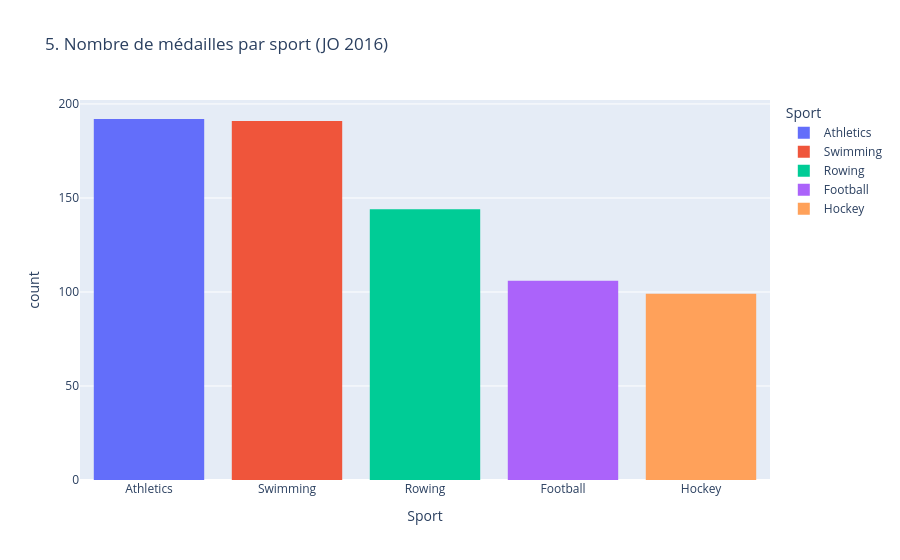
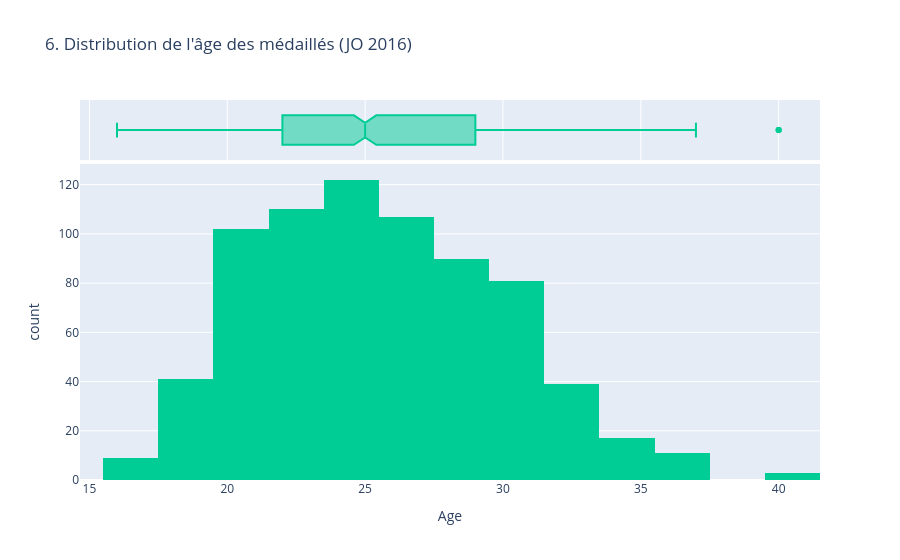
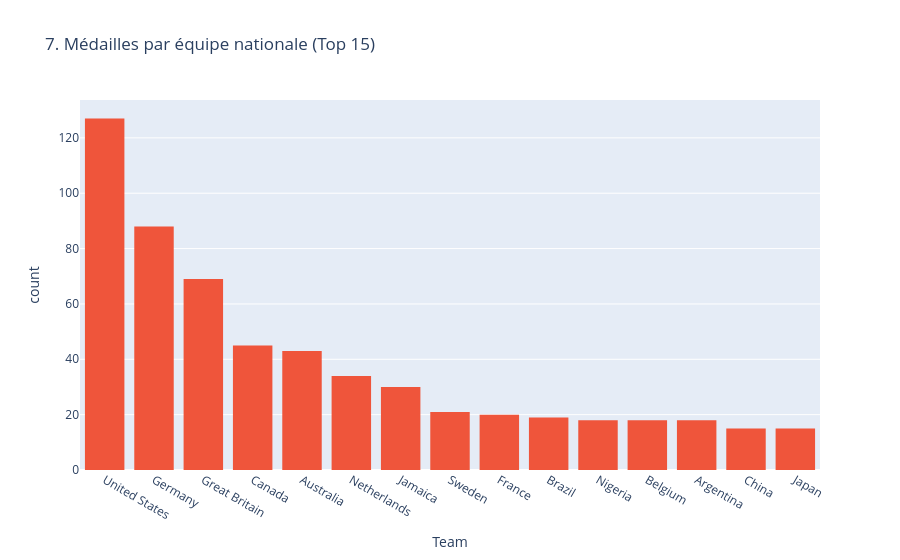
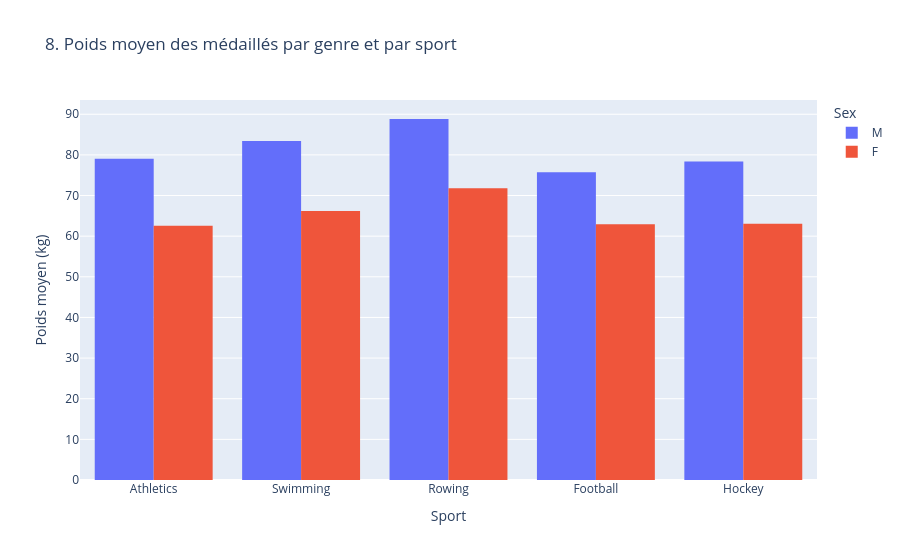

Notebook code for these charts, in order:
### Markdown cell above
# Activity 2: Analyzing Different Scenarios and Generating the Appropriate Visualization

We'll be working with the 120 years of Olympic History dataset acquired by Randi Griffin from https://www.sports-reference.com/ and made available on the GitHub repository of this book. Your assignment is to identify the top five sports based on the largest number of medals awarded in the year 2016, and then perform the following analysis:

1.  Generate a plot indicating the number of medals awarded in each of the top five sports in 2016.
2.  Plot a graph depicting the distribution of the age of medal winners in the top five sports in 2016.
3.  Find out which national teams won the largest number of medals in the top five sports in 2016.
4.  Observe the trend in the average weight of male and female athletes winning in the top five sports in 2016.

## High-Level Steps

1.  Download the dataset and format it as a pandas DataFrame.
2.  Filter the DataFrame to only include the rows corresponding to medal winners from 2016.
3.  Find out the medals awarded in 2016 for each sport.
4.  List the top five sports based on the largest number of medals awarded. Filter the DataFrame one more time to only include the records for the top five sports in 2016.
5.  Generate a bar plot of record counts corresponding to each of the top five sports.
6.  Generate a histogram for the Age feature of all medal winners in the top five sports (2016).
7.  Generate a bar plot indicating how many medals were won by each country's team in the top five sports in 2016.
8.  Generate a bar plot indicating the average weight of players, categorized based on gender, winning in the top five sports in 2016.

### Code cell
import pandas as pd
import plotly.express as px

# ---------------------------------------------------------------------------------
# 1. Chargement des données
# ---------------------------------------------------------------------------------
url = "https://raw.githubusercontent.com/rgriff23/Olympic_history/master/data/athlete_events.csv"
df_raw = pd.read_csv(url)

# ---------------------------------------------------------------------------------
# 2, 3 & 4. Préparation des données (Chaînage de méthodes)
# ---------------------------------------------------------------------------------
# On filtre pour 2016, on garde les médaillés, et on identifie les 5 sports phares
df_2016_medals = df_raw.dropna(subset=['Medal']).query("Year == 2016")
top_5_sports = df_2016_medals['Sport'].value_counts().nlargest(5).index.tolist()

# On crée notre DataFrame final restreint aux 5 sports
df_top5 = df_2016_medals.query("Sport in @top_5_sports")

print("Les 5 sports analysés :", top_5_sports)

# ---------------------------------------------------------------------------------
# 5. Graphique interactif : Nombre de médailles par sport
# ---------------------------------------------------------------------------------
# Plotly Express (px) fait le comptage automatiquement avec un histogramme
fig1 = px.histogram(
    df_top5, 
    x='Sport', 
    color='Sport',
    title='5. Nombre de médailles par sport (JO 2016)',
    category_orders={"Sport": top_5_sports} # Trie du plus grand au plus petit
)
fig1.show()

# ---------------------------------------------------------------------------------
# 6. Graphique interactif : Distribution de l'âge avec boîte à moustaches
# ---------------------------------------------------------------------------------
fig2 = px.histogram(
    df_top5, 
    x='Age', 
    nbins=15, 
    marginal='box', # Ajoute une boîte à moustaches au-dessus pour voir la médiane !
    title='6. Distribution de l\'âge des médaillés (JO 2016)',
    color_discrete_sequence=['#00CC96']
)
fig2.show()

# ---------------------------------------------------------------------------------
# 7. Graphique interactif : Médailles par équipe (Top 15)
# ---------------------------------------------------------------------------------
# On isole le top 15 pour que le graphique reste lisible
top_15_teams = df_top5['Team'].value_counts().nlargest(15).index.tolist()
df_top15_teams = df_top5.query("Team in @top_15_teams")

fig3 = px.histogram(
    df_top15_teams, 
    x='Team',
    title='7. Médailles par équipe nationale (Top 15)',
    category_orders={"Team": top_15_teams},
    color_discrete_sequence=['#EF553B']
)
fig3.show()

# ---------------------------------------------------------------------------------
# 8. Graphique interactif : Poids moyen par sport et par genre
# ---------------------------------------------------------------------------------
# Plotly calcule la moyenne directement grâce à histfunc='avg'
fig4 = px.histogram(
    df_top5, 
    x='Sport', 
    y='Weight', 
    color='Sex',
    barmode='group', # Place les barres hommes/femmes côte à côte
    histfunc='avg',  # Demande expressément de calculer la moyenne, pas la somme test
    title='8. Poids moyen des médaillés par genre et par sport',
    category_orders={"Sport": top_5_sports}
)
fig4.update_yaxes(title_text='Poids moyen (kg)')
fig4.show()

### Figure 1 — Plotly figure (JSON) as saved in the notebook; plotly's stock layout.template omitted (floating-point values rounded to 4 significant figures; data arrays with more than 128 entries replaced by an {"elided": "..."} marker saying what was removed)
{"data": [{"alignmentgroup": "True", "bingroup": "x", "hovertemplate": "Sport=%{x}<br>count=%{y}<extra></extra>", "legendgroup": "Athletics", "marker": {"color": "#636efa", "pattern": {"shape": ""}}, "name": "Athletics", "offsetgroup": "Athletics", "orientation": "v", "showlegend": true, "type": "histogram", "x": {"elided": "192 str values"}, "xaxis": "x", "yaxis": "y"}, {"alignmentgroup": "True", "bingroup": "x", "hovertemplate": "Sport=%{x}<br>count=%{y}<extra></extra>", "legendgroup": "Swimming", "marker": {"color": "#EF553B", "pattern": {"shape": ""}}, "name": "Swimming", "offsetgroup": "Swimming", "orientation": "v", "showlegend": true, "type": "histogram", "x": {"elided": "191 str values"}, "xaxis": "x", "yaxis": "y"}, {"alignmentgroup": "True", "bingroup": "x", "hovertemplate": "Sport=%{x}<br>count=%{y}<extra></extra>", "legendgroup": "Rowing", "marker": {"color": "#00cc96", "pattern": {"shape": ""}}, "name": "Rowing", "offsetgroup": "Rowing", "orientation": "v", "showlegend": true, "type": "histogram", "x": {"elided": "144 str values"}, "xaxis": "x", "yaxis": "y"}, {"alignmentgroup": "True", "bingroup": "x", "hovertemplate": "Sport=%{x}<br>count=%{y}<extra></extra>", "legendgroup": "Football", "marker": {"color": "#ab63fa", "pattern": {"shape": ""}}, "name": "Football", "offsetgroup": "Football", "orientation": "v", "showlegend": true, "type": "histogram", "x": ["Football", "Football", "Football", "Football", "Football", "Football", "Football", "Football", "Football", "Football", "Football", "Football", "Football", "Football", "Football", "Football", "Football", "Football", "Football", "Football", "Football", "Football", "Football", "Football", "Football", "Football", "Football", "Football", "Football", "Football", "Football", "Football", "Football", "Football", "Football", "Football", "Football", "Football", "Football", "Football", "Football", "Football", "Football", "Football", "Football", "Football", "Football", "Football", "Football", "Football", "Football", "Football", "Football", "Football", "Football", "Football", "Football", "Football", "Football", "Football", "Football", "Football", "Football", "Football", "Football", "Football", "Football", "Football", "Football", "Football", "Football", "Football", "Football", "Football", "Football", "Football", "Football", "Football", "Football", "Football", "Football", "Football", "Football", "Football", "Football", "Football", "Football", "Football", "Football", "Football", "Football", "Football", "Football", "Football", "Football", "Football", "Football", "Football", "Football", "Football", "Football", "Football", "Football", "Football", "Football", "Football"], "xaxis": "x", "yaxis": "y"}, {"alignmentgroup": "True", "bingroup": "x", "hovertemplate": "Sport=%{x}<br>count=%{y}<extra></extra>", "legendgroup": "Hockey", "marker": {"color": "#FFA15A", "pattern": {"shape": ""}}, "name": "Hockey", "offsetgroup": "Hockey", "orientation": "v", "showlegend": true, "type": "histogram", "x": ["Hockey", "Hockey", "Hockey", "Hockey", "Hockey", "Hockey", "Hockey", "Hockey", "Hockey", "Hockey", "Hockey", "Hockey", "Hockey", "Hockey", "Hockey", "Hockey", "Hockey", "Hockey", "Hockey", "Hockey", "Hockey", "Hockey", "Hockey", "Hockey", "Hockey", "Hockey", "Hockey", "Hockey", "Hockey", "Hockey", "Hockey", "Hockey", "Hockey", "Hockey", "Hockey", "Hockey", "Hockey", "Hockey", "Hockey", "Hockey", "Hockey", "Hockey", "Hockey", "Hockey", "Hockey", "Hockey", "Hockey", "Hockey", "Hockey", "Hockey", "Hockey", "Hockey", "Hockey", "Hockey", "Hockey", "Hockey", "Hockey", "Hockey", "Hockey", "Hockey", "Hockey", "Hockey", "Hockey", "Hockey", "Hockey", "Hockey", "Hockey", "Hockey", "Hockey", "Hockey", "Hockey", "Hockey", "Hockey", "Hockey", "Hockey", "Hockey", "Hockey", "Hockey", "Hockey", "Hockey", "Hockey", "Hockey", "Hockey", "Hockey", "Hockey", "Hockey", "Hockey", "Hockey", "Hockey", "Hockey", "Hockey", "Hockey", "Hockey", "Hockey", "Hockey", "Hockey", "Hockey", "Hockey", "Hockey"], "xaxis": "x", "yaxis": "y"}], "layout": {"barmode": "relative", "legend": {"title": {"text": "Sport"}, "tracegroupgap": 0}, "title": {"text": "5. Nombre de médailles par sport (JO 2016)"}, "xaxis": {"anchor": "y", "categoryarray": ["Athletics", "Swimming", "Rowing", "Football", "Hockey"], "categoryorder": "array", "domain": [0, 1], "title": {"text": "Sport"}}, "yaxis": {"anchor": "x", "domain": [0, 1], "title": {"text": "count"}}}}

### Figure 2 — Plotly figure (JSON) as saved in the notebook; plotly's stock layout.template omitted (floating-point values rounded to 4 significant figures; data arrays with more than 128 entries replaced by an {"elided": "..."} marker saying what was removed)
{"data": [{"alignmentgroup": "True", "bingroup": "x", "hovertemplate": "Age=%{x}<br>count=%{y}<extra></extra>", "legendgroup": "", "marker": {"color": "#00CC96", "pattern": {"shape": ""}}, "name": "", "nbinsx": 15, "offsetgroup": "", "orientation": "v", "showlegend": false, "type": "histogram", "x": {"elided": "732 int values"}, "xaxis": "x", "yaxis": "y"}, {"alignmentgroup": "True", "hovertemplate": "Age=%{x}<extra></extra>", "legendgroup": "", "marker": {"color": "#00CC96"}, "name": "", "notched": true, "offsetgroup": "", "showlegend": false, "type": "box", "x": {"elided": "732 int values"}, "xaxis": "x2", "yaxis": "y2"}], "layout": {"barmode": "relative", "legend": {"tracegroupgap": 0}, "title": {"text": "6. Distribution de l'âge des médaillés (JO 2016)"}, "xaxis": {"anchor": "y", "domain": [0, 1], "title": {"text": "Age"}}, "xaxis2": {"anchor": "y2", "domain": [0, 1], "matches": "x", "showgrid": true, "showticklabels": false}, "yaxis": {"anchor": "x", "domain": [0, 0.8316], "title": {"text": "count"}}, "yaxis2": {"anchor": "x2", "domain": [0.8416, 1], "matches": "y2", "showgrid": false, "showline": false, "showticklabels": false, "ticks": ""}}}

### Figure 3 — Plotly figure (JSON) as saved in the notebook; plotly's stock layout.template omitted (floating-point values rounded to 4 significant figures; data arrays with more than 128 entries replaced by an {"elided": "..."} marker saying what was removed)
{"data": [{"alignmentgroup": "True", "bingroup": "x", "hovertemplate": "Team=%{x}<br>count=%{y}<extra></extra>", "legendgroup": "", "marker": {"color": "#EF553B", "pattern": {"shape": ""}}, "name": "", "offsetgroup": "", "orientation": "v", "showlegend": false, "type": "histogram", "x": {"elided": "580 str values"}, "xaxis": "x", "yaxis": "y"}], "layout": {"barmode": "relative", "legend": {"tracegroupgap": 0}, "title": {"text": "7. Médailles par équipe nationale (Top 15)"}, "xaxis": {"anchor": "y", "categoryarray": ["United States", "Germany", "Great Britain", "Canada", "Australia", "Netherlands", "Jamaica", "Sweden", "France", "Brazil", "Nigeria", "Belgium", "Argentina", "China", "Japan"], "categoryorder": "array", "domain": [0, 1], "title": {"text": "Team"}}, "yaxis": {"anchor": "x", "domain": [0, 1], "title": {"text": "count"}}}}

### Figure 4 — Plotly figure (JSON) as saved in the notebook; plotly's stock layout.template omitted (floating-point values rounded to 4 significant figures; data arrays with more than 128 entries replaced by an {"elided": "..."} marker saying what was removed)
{"data": [{"alignmentgroup": "True", "bingroup": "x", "histfunc": "avg", "hovertemplate": "Sex=M<br>Sport=%{x}<br>avg of Weight=%{y}<extra></extra>", "legendgroup": "M", "marker": {"color": "#636efa", "pattern": {"shape": ""}}, "name": "M", "offsetgroup": "M", "orientation": "v", "showlegend": true, "type": "histogram", "x": {"elided": "377 str values"}, "xaxis": "x", "y": {"elided": "377 int values"}, "yaxis": "y"}, {"alignmentgroup": "True", "bingroup": "x", "histfunc": "avg", "hovertemplate": "Sex=F<br>Sport=%{x}<br>avg of Weight=%{y}<extra></extra>", "legendgroup": "F", "marker": {"color": "#EF553B", "pattern": {"shape": ""}}, "name": "F", "offsetgroup": "F", "orientation": "v", "showlegend": true, "type": "histogram", "x": {"elided": "355 str values"}, "xaxis": "x", "y": {"elided": "355 int values"}, "yaxis": "y"}], "layout": {"barmode": "group", "legend": {"title": {"text": "Sex"}, "tracegroupgap": 0}, "title": {"text": "8. Poids moyen des médaillés par genre et par sport"}, "xaxis": {"anchor": "y", "categoryarray": ["Athletics", "Swimming", "Rowing", "Football", "Hockey"], "categoryorder": "array", "domain": [0, 1], "title": {"text": "Sport"}}, "yaxis": {"anchor": "x", "domain": [0, 1], "title": {"text": "Poids moyen (kg)"}}}}
